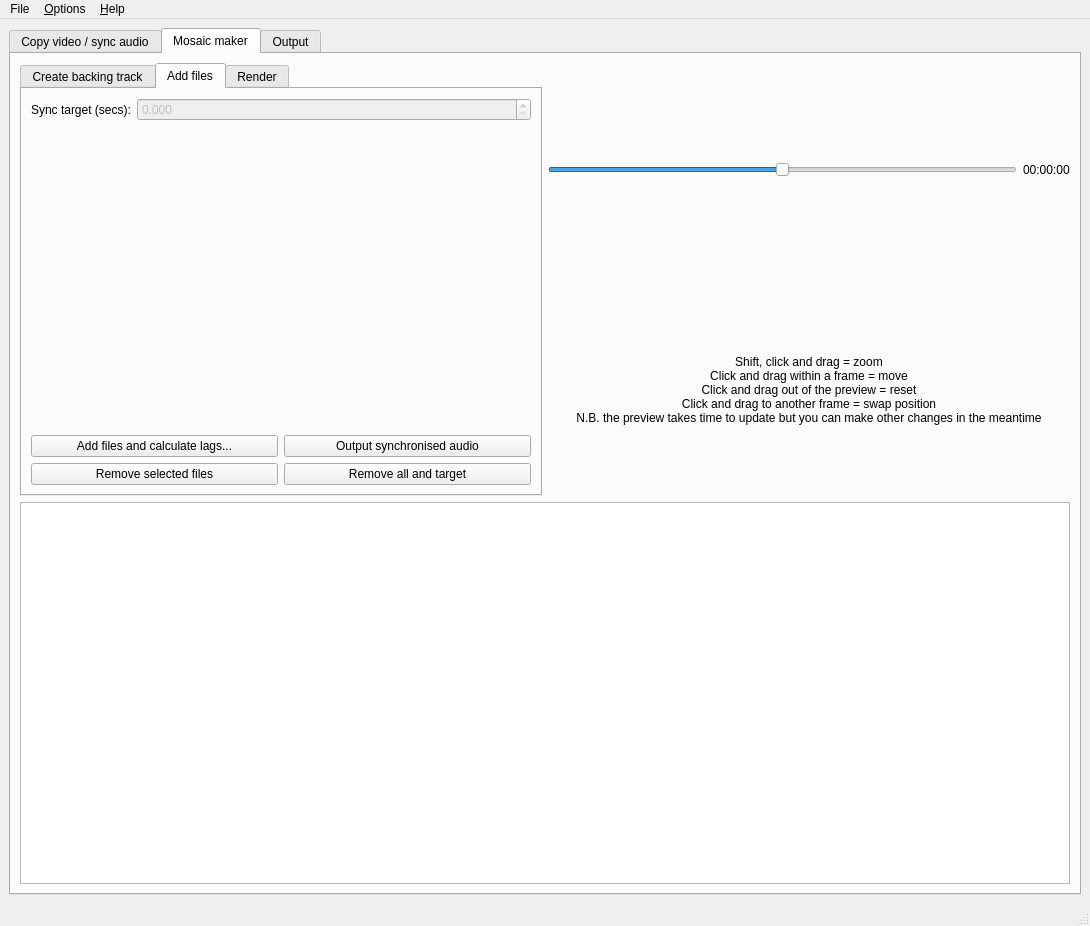
<?xml version="1.0" encoding="UTF-8"?>
<ui version="4.0">
 <class>MainWindow</class>
 <widget class="QMainWindow" name="MainWindow">
  <property name="geometry">
   <rect>
    <x>0</x>
    <y>0</y>
    <width>1090</width>
    <height>926</height>
   </rect>
  </property>
  <property name="windowTitle">
   <string>VirtualEnsemble</string>
  </property>
  <widget class="QWidget" name="centralwidget">
   <layout class="QGridLayout" name="gridLayout">
    <item row="0" column="0">
     <widget class="QTabWidget" name="main_tab">
      <property name="currentIndex">
       <number>1</number>
      </property>
      <widget class="QWidget" name="tab">
       <attribute name="title">
        <string>Copy video / sync audio</string>
       </attribute>
       <layout class="QGridLayout" name="gridLayout_5">
        <item row="0" column="0">
         <layout class="QFormLayout" name="formLayout_3">
          <item row="0" column="0">
           <widget class="QLabel" name="label_8">
            <property name="text">
             <string>Video:</string>
            </property>
           </widget>
          </item>
          <item row="0" column="1">
           <layout class="QHBoxLayout" name="horizontalLayout_9">
            <item>
             <widget class="QLineEdit" name="copy_video">
              <property name="readOnly">
               <bool>true</bool>
              </property>
             </widget>
            </item>
            <item>
             <widget class="QPushButton" name="copy_video_button">
              <property name="text">
               <string>Browse</string>
              </property>
             </widget>
            </item>
           </layout>
          </item>
          <item row="1" column="0">
           <widget class="QLabel" name="label_11">
            <property name="text">
             <string>Audio:</string>
            </property>
           </widget>
          </item>
          <item row="1" column="1">
           <layout class="QHBoxLayout" name="horizontalLayout_10">
            <item>
             <widget class="QLineEdit" name="copy_audio">
              <property name="readOnly">
               <bool>true</bool>
              </property>
             </widget>
            </item>
            <item>
             <widget class="QPushButton" name="copy_audio_button">
              <property name="text">
               <string>Browse</string>
              </property>
             </widget>
            </item>
           </layout>
          </item>
          <item row="2" column="0">
           <widget class="QLabel" name="label_15">
            <property name="text">
             <string>Output:</string>
            </property>
           </widget>
          </item>
          <item row="2" column="1">
           <layout class="QHBoxLayout" name="horizontalLayout_11">
            <item>
             <widget class="QLineEdit" name="copy_output">
              <property name="readOnly">
               <bool>true</bool>
              </property>
             </widget>
            </item>
            <item>
             <widget class="QPushButton" name="copy_output_button">
              <property name="text">
               <string>Browse</string>
              </property>
             </widget>
            </item>
           </layout>
          </item>
          <item row="3" column="0">
           <widget class="QLabel" name="label_18">
            <property name="text">
             <string>Video start (hh:mm:ss.):</string>
            </property>
           </widget>
          </item>
          <item row="3" column="1">
           <widget class="QTimeEdit" name="copy_start">
            <property name="displayFormat">
             <string>hh:mm:ss.zzz</string>
            </property>
           </widget>
          </item>
          <item row="4" column="0">
           <widget class="QLabel" name="label_19">
            <property name="text">
             <string>Video end (hh:mm:ss.):</string>
            </property>
           </widget>
          </item>
          <item row="4" column="1">
           <widget class="QTimeEdit" name="copy_end">
            <property name="dateTime">
             <datetime>
              <hour>2</hour>
              <minute>0</minute>
              <second>0</second>
              <year>2000</year>
              <month>1</month>
              <day>1</day>
             </datetime>
            </property>
            <property name="displayFormat">
             <string>HH:mm:ss.zzz</string>
            </property>
           </widget>
          </item>
          <item row="5" column="1">
           <widget class="QCheckBox" name="copy_aac">
            <property name="text">
             <string>Use aac audio</string>
            </property>
           </widget>
          </item>
          <item row="6" column="1">
           <widget class="QCheckBox" name="copy_non_normalised">
            <property name="text">
             <string>Don't normalise audio</string>
            </property>
            <property name="checked">
             <bool>true</bool>
            </property>
           </widget>
          </item>
         </layout>
        </item>
        <item row="2" column="0">
         <layout class="QVBoxLayout" name="verticalLayout_8"/>
        </item>
        <item row="1" column="0">
         <widget class="QPushButton" name="copy_render_button">
          <property name="text">
           <string>Render</string>
          </property>
         </widget>
        </item>
       </layout>
      </widget>
      <widget class="QWidget" name="tab_2">
       <attribute name="title">
        <string>Mosaic maker</string>
       </attribute>
       <layout class="QVBoxLayout" name="verticalLayout_6">
        <item>
         <layout class="QHBoxLayout" name="horizontalLayout"/>
        </item>
        <item>
         <layout class="QHBoxLayout" name="horizontalLayout_2">
          <item>
           <widget class="QTabWidget" name="tabWidget">
            <property name="currentIndex">
             <number>1</number>
            </property>
            <widget class="QWidget" name="tab_4">
             <attribute name="title">
              <string>Create backing track</string>
             </attribute>
             <layout class="QVBoxLayout" name="verticalLayout_9">
              <item>
               <layout class="QVBoxLayout" name="verticalLayout_7">
                <item>
                 <layout class="QFormLayout" name="formLayout_4">
                  <item row="0" column="0">
                   <widget class="QLabel" name="label_21">
                    <property name="text">
                     <string>Audio file:</string>
                    </property>
                   </widget>
                  </item>
                  <item row="0" column="1">
                   <layout class="QHBoxLayout" name="horizontalLayout_13">
                    <item>
                     <widget class="QLineEdit" name="backing_audio">
                      <property name="readOnly">
                       <bool>true</bool>
                      </property>
                     </widget>
                    </item>
                    <item>
                     <widget class="QPushButton" name="backing_audio_button">
                      <property name="text">
                       <string>Browse</string>
                      </property>
                     </widget>
                    </item>
                   </layout>
                  </item>
                  <item row="1" column="0">
                   <widget class="QLabel" name="label_22">
                    <property name="text">
                     <string>Output file:</string>
                    </property>
                   </widget>
                  </item>
                  <item row="1" column="1">
                   <layout class="QHBoxLayout" name="horizontalLayout_14">
                    <item>
                     <widget class="QLineEdit" name="backing_output">
                      <property name="readOnly">
                       <bool>true</bool>
                      </property>
                     </widget>
                    </item>
                    <item>
                     <widget class="QPushButton" name="backing_output_button">
                      <property name="text">
                       <string>Browse</string>
                      </property>
                     </widget>
                    </item>
                   </layout>
                  </item>
                 </layout>
                </item>
                <item>
                 <widget class="QPushButton" name="create_backing_button">
                  <property name="text">
                   <string>Create backing track</string>
                  </property>
                 </widget>
                </item>
               </layout>
              </item>
             </layout>
            </widget>
            <widget class="QWidget" name="tabWidgetPage1">
             <attribute name="title">
              <string>Add files</string>
             </attribute>
             <layout class="QGridLayout" name="gridLayout_2">
              <item row="0" column="0">
               <layout class="QVBoxLayout" name="verticalLayout_4">
                <item>
                 <layout class="QFormLayout" name="formLayout_2">
                  <item row="0" column="0">
                   <widget class="QLabel" name="label_12">
                    <property name="text">
                     <string>Sync target (secs):</string>
                    </property>
                   </widget>
                  </item>
                  <item row="0" column="1">
                   <widget class="QDoubleSpinBox" name="sync_target">
                    <property name="enabled">
                     <bool>false</bool>
                    </property>
                    <property name="decimals">
                     <number>3</number>
                    </property>
                    <property name="maximum">
                     <double>10000000000000000139372116959414099130712064.000000000000000</double>
                    </property>
                   </widget>
                  </item>
                 </layout>
                </item>
               </layout>
              </item>
              <item row="1" column="0">
               <layout class="QGridLayout" name="gridLayout_3">
                <item row="0" column="0">
                 <widget class="QPushButton" name="add_files_button">
                  <property name="text">
                   <string>Add files and calculate lags...</string>
                  </property>
                 </widget>
                </item>
                <item row="1" column="1">
                 <widget class="QPushButton" name="remove_all_button">
                  <property name="text">
                   <string>Remove all and target</string>
                  </property>
                 </widget>
                </item>
                <item row="1" column="0">
                 <widget class="QPushButton" name="remove_files_button">
                  <property name="text">
                   <string>Remove selected files</string>
                  </property>
                 </widget>
                </item>
                <item row="0" column="1">
                 <widget class="QPushButton" name="sync_audio_output_button">
                  <property name="text">
                   <string>Output synchronised audio</string>
                  </property>
                 </widget>
                </item>
               </layout>
              </item>
             </layout>
            </widget>
            <widget class="QWidget" name="tabWidgetPage2">
             <attribute name="title">
              <string>Render</string>
             </attribute>
             <layout class="QVBoxLayout" name="verticalLayout_2">
              <item>
               <layout class="QVBoxLayout" name="verticalLayout_3">
                <item>
                 <layout class="QFormLayout" name="formLayout">
                  <item row="0" column="0">
                   <layout class="QHBoxLayout" name="horizontalLayout_6"/>
                  </item>
                  <item row="1" column="0">
                   <widget class="QLabel" name="label">
                    <property name="text">
                     <string>Number of videos:</string>
                    </property>
                   </widget>
                  </item>
                  <item row="1" column="1">
                   <widget class="QSpinBox" name="number_of_videos">
                    <property name="minimum">
                     <number>1</number>
                    </property>
                    <property name="maximum">
                     <number>144</number>
                    </property>
                    <property name="value">
                     <number>4</number>
                    </property>
                   </widget>
                  </item>
                  <item row="2" column="1">
                   <widget class="QCheckBox" name="row_layout">
                    <property name="text">
                     <string>Row layout</string>
                    </property>
                    <property name="checked">
                     <bool>true</bool>
                    </property>
                   </widget>
                  </item>
                  <item row="3" column="0">
                   <widget class="QLabel" name="label_23">
                    <property name="text">
                     <string>No. rows/cols:</string>
                    </property>
                   </widget>
                  </item>
                  <item row="3" column="1">
                   <widget class="QSpinBox" name="num_rows"/>
                  </item>
                  <item row="4" column="0">
                   <widget class="QLabel" name="label_9">
                    <property name="text">
                     <string>Border width:</string>
                    </property>
                   </widget>
                  </item>
                  <item row="4" column="1">
                   <widget class="QSpinBox" name="border">
                    <property name="maximum">
                     <number>20</number>
                    </property>
                    <property name="value">
                     <number>3</number>
                    </property>
                   </widget>
                  </item>
                  <item row="5" column="0">
                   <widget class="QLabel" name="label_6">
                    <property name="text">
                     <string>Audio file (optional):</string>
                    </property>
                   </widget>
                  </item>
                  <item row="5" column="1">
                   <layout class="QHBoxLayout" name="horizontalLayout_3">
                    <item>
                     <widget class="QLineEdit" name="render_audio">
                      <property name="readOnly">
                       <bool>true</bool>
                      </property>
                     </widget>
                    </item>
                    <item>
                     <widget class="QPushButton" name="render_audio_button">
                      <property name="text">
                       <string>Browse</string>
                      </property>
                     </widget>
                    </item>
                   </layout>
                  </item>
                  <item row="6" column="1">
                   <widget class="QCheckBox" name="vorbis">
                    <property name="text">
                     <string>High quality audio 
(not Windows/Mac compatible unless using vlc player or similar)</string>
                    </property>
                    <property name="checked">
                     <bool>true</bool>
                    </property>
                   </widget>
                  </item>
                  <item row="7" column="0">
                   <widget class="QLabel" name="label_7">
                    <property name="text">
                     <string>Output file:</string>
                    </property>
                   </widget>
                  </item>
                  <item row="7" column="1">
                   <layout class="QHBoxLayout" name="horizontalLayout_4">
                    <item>
                     <widget class="QLineEdit" name="render_output">
                      <property name="readOnly">
                       <bool>true</bool>
                      </property>
                     </widget>
                    </item>
                    <item>
                     <widget class="QPushButton" name="render_output_button">
                      <property name="text">
                       <string>Browse</string>
                      </property>
                     </widget>
                    </item>
                   </layout>
                  </item>
                  <item row="9" column="0">
                   <widget class="QLabel" name="label_2">
                    <property name="text">
                     <string>Start (hh:mm:ss):</string>
                    </property>
                   </widget>
                  </item>
                  <item row="11" column="0">
                   <widget class="QLabel" name="label_3">
                    <property name="text">
                     <string>End (hh:mm:ss.):</string>
                    </property>
                   </widget>
                  </item>
                  <item row="14" column="0">
                   <widget class="QLabel" name="label_4">
                    <property name="text">
                     <string>Title:</string>
                    </property>
                   </widget>
                  </item>
                  <item row="14" column="1">
                   <widget class="QLineEdit" name="title"/>
                  </item>
                  <item row="15" column="0">
                   <widget class="QLabel" name="label_5">
                    <property name="text">
                     <string>Subtitle:</string>
                    </property>
                   </widget>
                  </item>
                  <item row="15" column="1">
                   <widget class="QLineEdit" name="subtitle"/>
                  </item>
                  <item row="19" column="1">
                   <layout class="QHBoxLayout" name="horizontalLayout_5"/>
                  </item>
                  <item row="9" column="1">
                   <layout class="QHBoxLayout" name="horizontalLayout_18">
                    <item>
                     <widget class="QTimeEdit" name="start">
                      <property name="sizePolicy">
                       <sizepolicy hsizetype="Expanding" vsizetype="Fixed">
                        <horstretch>0</horstretch>
                        <verstretch>0</verstretch>
                       </sizepolicy>
                      </property>
                      <property name="displayFormat">
                       <string>HH:mm:ss.zzz</string>
                      </property>
                     </widget>
                    </item>
                    <item>
                     <widget class="QPushButton" name="start_grab">
                      <property name="text">
                       <string>Grab</string>
                      </property>
                     </widget>
                    </item>
                   </layout>
                  </item>
                  <item row="11" column="1">
                   <layout class="QHBoxLayout" name="horizontalLayout_19">
                    <item>
                     <widget class="QTimeEdit" name="end">
                      <property name="sizePolicy">
                       <sizepolicy hsizetype="Expanding" vsizetype="Fixed">
                        <horstretch>0</horstretch>
                        <verstretch>0</verstretch>
                       </sizepolicy>
                      </property>
                      <property name="dateTime">
                       <datetime>
                        <hour>1</hour>
                        <minute>0</minute>
                        <second>0</second>
                        <year>2000</year>
                        <month>1</month>
                        <day>1</day>
                       </datetime>
                      </property>
                      <property name="minimumTime">
                       <time>
                        <hour>0</hour>
                        <minute>0</minute>
                        <second>10</second>
                       </time>
                      </property>
                      <property name="displayFormat">
                       <string>HH:mm:ss.zzz</string>
                      </property>
                      <property name="time">
                       <time>
                        <hour>1</hour>
                        <minute>0</minute>
                        <second>0</second>
                       </time>
                      </property>
                     </widget>
                    </item>
                    <item>
                     <widget class="QPushButton" name="end_grab">
                      <property name="text">
                       <string>Grab</string>
                      </property>
                     </widget>
                    </item>
                   </layout>
                  </item>
                 </layout>
                </item>
                <item>
                 <layout class="QHBoxLayout" name="horizontalLayout_7">
                  <item>
                   <widget class="QPushButton" name="render_button">
                    <property name="text">
                     <string>Render</string>
                    </property>
                   </widget>
                  </item>
                 </layout>
                </item>
                <item>
                 <layout class="QHBoxLayout" name="horizontalLayout_17">
                  <item>
                   <widget class="QPushButton" name="replace_audio_only_button">
                    <property name="text">
                     <string>Replace audio in video</string>
                    </property>
                   </widget>
                  </item>
                  <item>
                   <widget class="QPushButton" name="encode_audio_only_button">
                    <property name="text">
                     <string>Encode audio only</string>
                    </property>
                   </widget>
                  </item>
                 </layout>
                </item>
               </layout>
              </item>
             </layout>
            </widget>
           </widget>
          </item>
          <item>
           <layout class="QVBoxLayout" name="verticalLayout_5">
            <item>
             <layout class="QHBoxLayout" name="preview_placeholder">
              <property name="spacing">
               <number>0</number>
              </property>
             </layout>
            </item>
            <item>
             <layout class="QHBoxLayout" name="horizontalLayout_16">
              <item>
               <widget class="QSlider" name="preview_slider">
                <property name="maximum">
                 <number>7200</number>
                </property>
                <property name="singleStep">
                 <number>1</number>
                </property>
                <property name="value">
                 <number>3600</number>
                </property>
                <property name="orientation">
                 <enum>Qt::Horizontal</enum>
                </property>
               </widget>
              </item>
              <item>
               <widget class="QLabel" name="current_time">
                <property name="text">
                 <string>00:00:00</string>
                </property>
               </widget>
              </item>
             </layout>
            </item>
            <item>
             <widget class="QLabel" name="label_14">
              <property name="text">
               <string>Shift, click and drag = zoom
Click and drag within a frame = move
Click and drag out of the preview = reset
Click and drag to another frame = swap position
N.B. the preview takes time to update but you can make other changes in the meantime</string>
              </property>
              <property name="alignment">
               <set>Qt::AlignCenter</set>
              </property>
             </widget>
            </item>
           </layout>
          </item>
         </layout>
        </item>
        <item>
         <widget class="QTableView" name="video_table">
          <property name="selectionBehavior">
           <enum>QAbstractItemView::SelectRows</enum>
          </property>
          <attribute name="horizontalHeaderMinimumSectionSize">
           <number>70</number>
          </attribute>
          <attribute name="verticalHeaderCascadingSectionResizes">
           <bool>false</bool>
          </attribute>
         </widget>
        </item>
       </layout>
      </widget>
      <widget class="QWidget" name="tab_3">
       <attribute name="title">
        <string>Output</string>
       </attribute>
       <layout class="QGridLayout" name="gridLayout_4">
        <item row="0" column="0">
         <layout class="QVBoxLayout" name="verticalLayout">
          <item>
           <widget class="QPlainTextEdit" name="stdout">
            <property name="readOnly">
             <bool>true</bool>
            </property>
           </widget>
          </item>
          <item>
           <widget class="QPushButton" name="abort_button">
            <property name="text">
             <string>Abort</string>
            </property>
           </widget>
          </item>
         </layout>
        </item>
       </layout>
      </widget>
     </widget>
    </item>
   </layout>
  </widget>
  <widget class="QMenuBar" name="menubar">
   <property name="geometry">
    <rect>
     <x>0</x>
     <y>0</y>
     <width>1090</width>
     <height>27</height>
    </rect>
   </property>
   <widget class="QMenu" name="menuFile">
    <property name="title">
     <string>File</string>
    </property>
    <addaction name="action_New"/>
    <addaction name="action_Open"/>
    <addaction name="action_Save"/>
    <addaction name="action_SaveAs"/>
    <addaction name="action_Exit"/>
   </widget>
   <widget class="QMenu" name="menu_Help">
    <property name="title">
     <string>&amp;Help</string>
    </property>
    <addaction name="action_Usage_guide"/>
    <addaction name="action_About"/>
   </widget>
   <widget class="QMenu" name="menu_Options">
    <property name="title">
     <string>&amp;Options</string>
    </property>
    <addaction name="action_Choose_FFmpeg_location"/>
   </widget>
   <addaction name="menuFile"/>
   <addaction name="menu_Options"/>
   <addaction name="menu_Help"/>
  </widget>
  <widget class="QStatusBar" name="statusbar"/>
  <action name="action_Open">
   <property name="text">
    <string>&amp;Open</string>
   </property>
   <property name="shortcut">
    <string>Ctrl+O</string>
   </property>
  </action>
  <action name="action_Save">
   <property name="text">
    <string>&amp;Save</string>
   </property>
   <property name="shortcut">
    <string>Ctrl+S</string>
   </property>
  </action>
  <action name="action_SaveAs">
   <property name="text">
    <string>S&amp;ave As</string>
   </property>
   <property name="shortcut">
    <string>Ctrl+A</string>
   </property>
  </action>
  <action name="action_New">
   <property name="text">
    <string>New</string>
   </property>
  </action>
  <action name="action_Exit">
   <property name="text">
    <string>E&amp;xit</string>
   </property>
  </action>
  <action name="action_About">
   <property name="text">
    <string>About</string>
   </property>
  </action>
  <action name="action_Usage_guide">
   <property name="text">
    <string>Usage guide</string>
   </property>
  </action>
  <action name="action_Choose_FFmpeg_location">
   <property name="text">
    <string>Choose FFmpeg location</string>
   </property>
  </action>
 </widget>
 <tabstops>
  <tabstop>main_tab</tabstop>
  <tabstop>copy_video</tabstop>
  <tabstop>copy_video_button</tabstop>
  <tabstop>copy_audio</tabstop>
  <tabstop>copy_audio_button</tabstop>
  <tabstop>copy_output</tabstop>
  <tabstop>copy_output_button</tabstop>
  <tabstop>copy_start</tabstop>
  <tabstop>copy_end</tabstop>
  <tabstop>copy_aac</tabstop>
  <tabstop>copy_non_normalised</tabstop>
  <tabstop>copy_render_button</tabstop>
  <tabstop>tabWidget</tabstop>
  <tabstop>backing_audio</tabstop>
  <tabstop>backing_audio_button</tabstop>
  <tabstop>backing_output</tabstop>
  <tabstop>backing_output_button</tabstop>
  <tabstop>create_backing_button</tabstop>
  <tabstop>sync_target</tabstop>
  <tabstop>add_files_button</tabstop>
  <tabstop>sync_audio_output_button</tabstop>
  <tabstop>remove_files_button</tabstop>
  <tabstop>remove_all_button</tabstop>
  <tabstop>number_of_videos</tabstop>
  <tabstop>row_layout</tabstop>
  <tabstop>num_rows</tabstop>
  <tabstop>border</tabstop>
  <tabstop>render_audio</tabstop>
  <tabstop>render_audio_button</tabstop>
  <tabstop>vorbis</tabstop>
  <tabstop>render_output</tabstop>
  <tabstop>render_output_button</tabstop>
  <tabstop>start</tabstop>
  <tabstop>start_grab</tabstop>
  <tabstop>end</tabstop>
  <tabstop>end_grab</tabstop>
  <tabstop>title</tabstop>
  <tabstop>subtitle</tabstop>
  <tabstop>render_button</tabstop>
  <tabstop>replace_audio_only_button</tabstop>
  <tabstop>encode_audio_only_button</tabstop>
  <tabstop>preview_slider</tabstop>
  <tabstop>video_table</tabstop>
  <tabstop>abort_button</tabstop>
  <tabstop>stdout</tabstop>
 </tabstops>
 <resources/>
 <connections/>
</ui>
